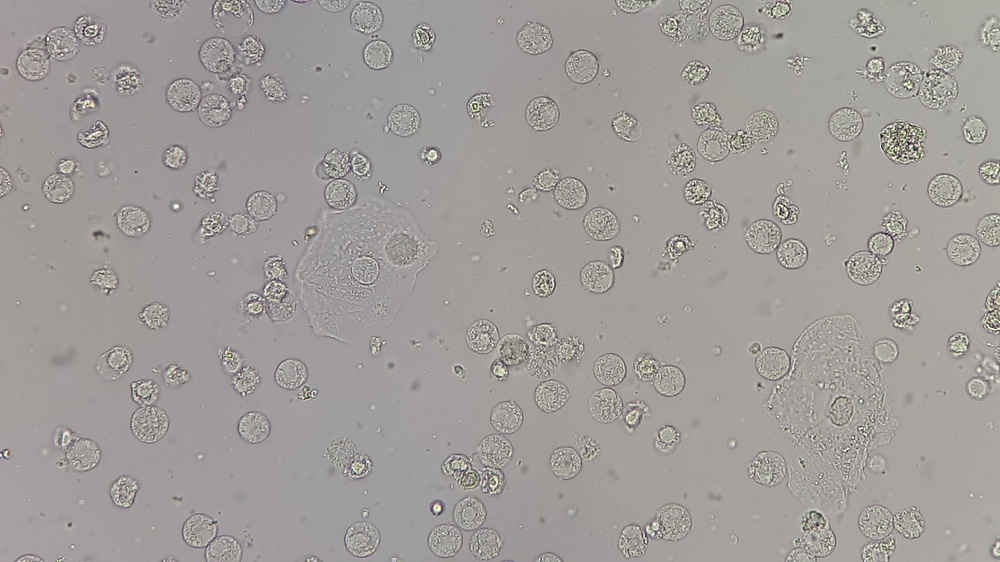
#> input picture NTZ5/input_data/cells.jpg, 1000 x 562 px, shrunk from 2560 x 1440 before the run
$ python -i ml_model.py   (imports and definitions only)
#> lines starting #> are read from the running program, lines starting #| are printed output that depends on the picture; after the words box and inside, x2 and y2 are one past the last pixel; in counts of white or black regions, pixels touching at a corner belong together
#> further down, picture is the input picture: shape (562, 1000, 3); mean B, G, R 154.4, 157, 161.1
import numpy as np
import cv2
from sklearn.cluster import KMeans

class MLModel:
    def __init__(self, n_clusters: int = 2, min_contour_area: int = 100, max_contour_area: int = 1000):
        """Инициализация параметров модели кластеризации.

        Args:
            n_clusters: количество кластеров для KMeans.
            min_contour_area: минимальная площадь контура для учёта.
            max_contour_area: максимальная площадь контура для учёта.
        """
        self.n_clusters = n_clusters
        self.min_contour_area = min_contour_area
        self.max_contour_area = max_contour_area

    def preprocess_image(self, image: np.ndarray) -> np.ndarray:
        if len(image.shape) == 3:
            image = cv2.cvtColor(image, cv2.COLOR_BGR2GRAY)
        blurred = cv2.GaussianBlur(image, (5, 5), 0)
        return blurred

    def segment_cells(self, image: np.ndarray) -> np.ndarray:
        height, width = image.shape
#> height = 562; width = 1000
        pixels = image.reshape(-1, 1).astype(np.float32)
        kmeans = KMeans(n_clusters=self.n_clusters, random_state=0).fit(pixels)
        centers = kmeans.cluster_centers_.squeeze()
#> centers = [153.7, 164.7]
        labels = kmeans.labels_.reshape(height, width)
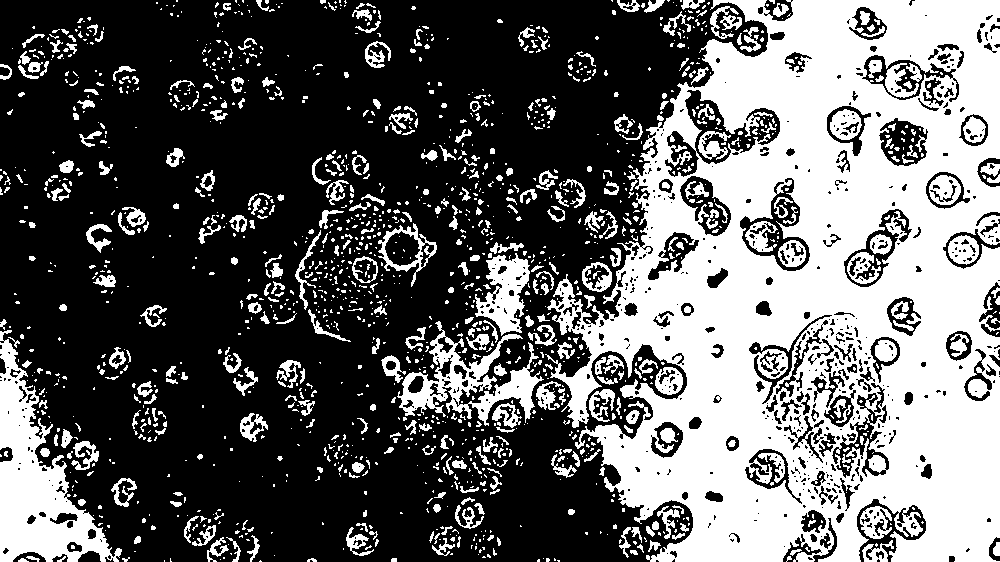
#> labels: shape (562, 1000) int32; values 0 (black) and 1 (white), 38.7% white; 1617 white regions (1181 under 20 px), largest, box (x1, y1, x2, y2) and area: (545, 0, 1000, 562) 154690, (0, 330, 122, 562) 10815, (397, 321, 544, 426) 4781
        cell_cluster = int(np.argmin(centers))
#> cell_cluster = 0
        mask = np.uint8((labels == cell_cluster) * 255)
        kernel = np.ones((3, 3), np.uint8)
        opened = cv2.morphologyEx(mask, cv2.MORPH_OPEN, kernel)
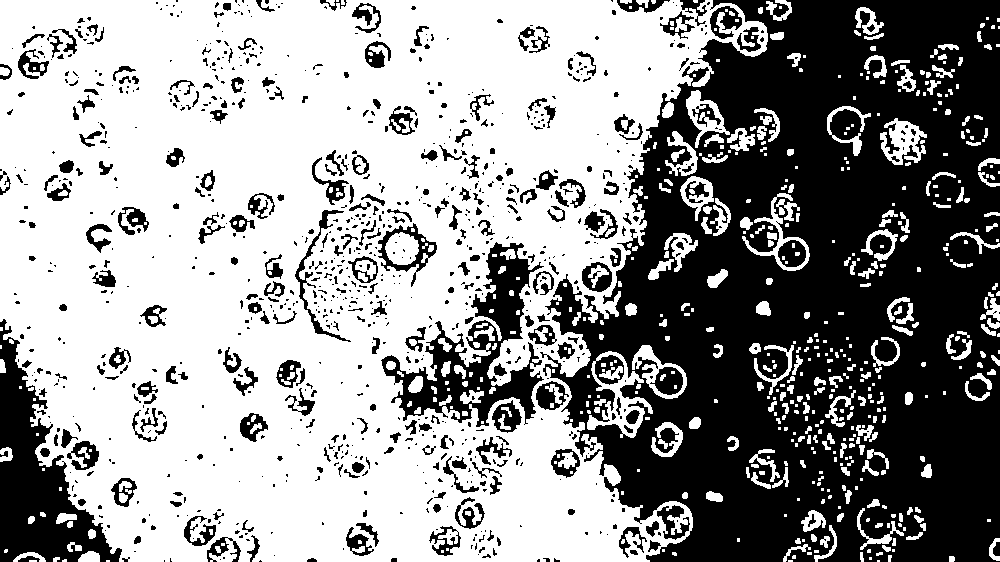
#> opened: shape (562, 1000); 58.7% white; 975 black regions (685 under 20 px), largest, box (x1, y1, x2, y2) and area: (540, 0, 1000, 562) 175161, (0, 319, 122, 562) 11505, (381, 242, 544, 427) 9398
        closed = cv2.morphologyEx(opened, cv2.MORPH_CLOSE, kernel)
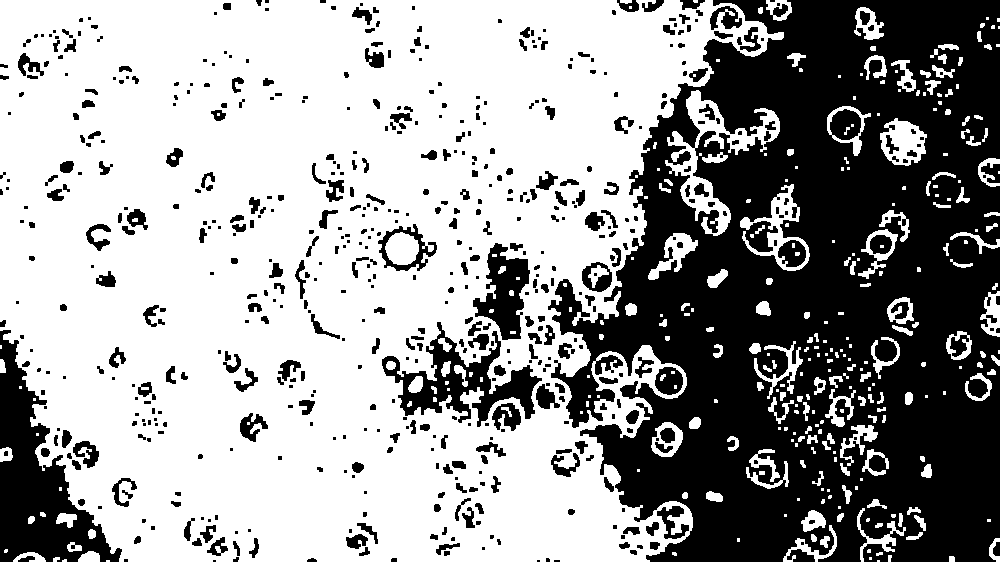
#> closed: shape (562, 1000); 61.1% white; 597 black regions (282 under 20 px)
        return closed

    def find_cells(self, mask: np.ndarray) -> list:
        contours, _ = cv2.findContours(mask, cv2.RETR_EXTERNAL, cv2.CHAIN_APPROX_SIMPLE)
#> contours = 282 contours, 158 with area under 20; largest, box (x1, y1, x2, y2) and area: (0, 0, 784, 562) 348568, (665, 90, 780, 236) 4082, (740, 184, 810, 271) 2126, (880, 118, 927, 166) 1532, (827, 106, 871, 156) 1182
        valid_contours = []
        for contour in contours:
            area = cv2.contourArea(contour)
            if self.min_contour_area <= area <= self.max_contour_area:
                valid_contours.append(contour)
#> this loop made 282 passes
#> area on passes 6, 10, 11: 24.5, 135.5, 164
#> after the loop, valid_contours = 37 contours; largest, box (x1, y1, x2, y2) and area: (858, 229, 898, 279) 798, (648, 233, 698, 280) 792, (651, 422, 683, 457) 771, (854, 7, 884, 40) 556, (946, 331, 972, 360) 531
        return valid_contours

    def predict(self, image: np.ndarray) -> int:
        preprocessed = self.preprocess_image(image)
        mask = self.segment_cells(preprocessed)
        contours = self.find_cells(mask)
#> contours has the same summary as valid_contours in find_cells
        return len(contours)

>>> import cv2
>>> picture = cv2.imread('../../../NTZ5/input_data/cells.jpg')
>>> result = MLModel().predict(picture)
#> result = 37
